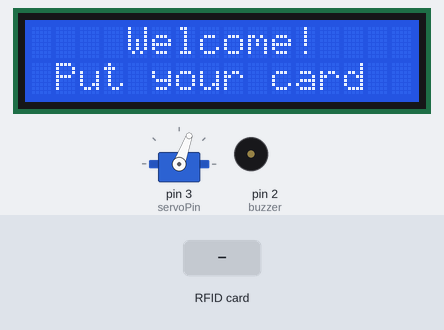
The sketch below on a simulated Arduino Nano, built with avr-gcc and run on an emulated ATmega328P. Parts: 16×2 character LCD, servo, buzzer (waves = sounding, pin HIGH). The test bench sets the inputs (shaded band). Pins used as bus, display or sensor lines are not drawn; what the sketch prints to the serial monitor is not drawn.

Above: at 1.3 s.
1.4 s: RFID card 15 75 FE 28 held to the reader
At 3.6 s:
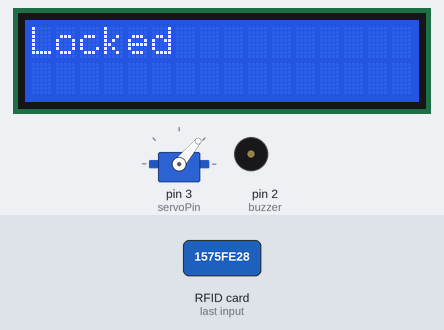
4.1 s: RFID card 5E 7A 19 C4 held to the reader
At 7.0 s:
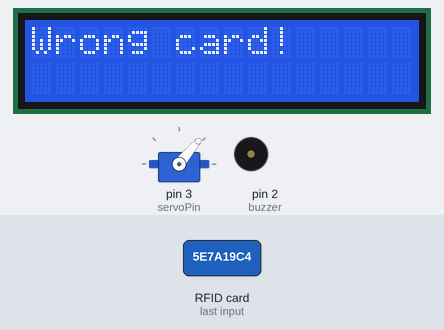
7.1 s: RFID card 15 75 FE 28 held to the reader
At 8.69 s:
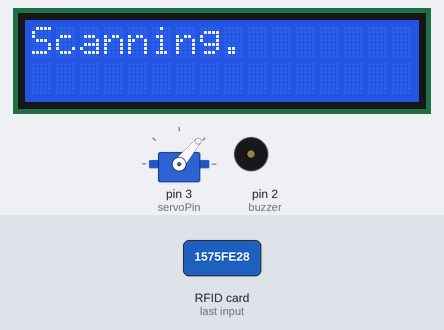
10.1 s: RFID card 5E 7A 19 C4 held to the reader
At 14.4 s:
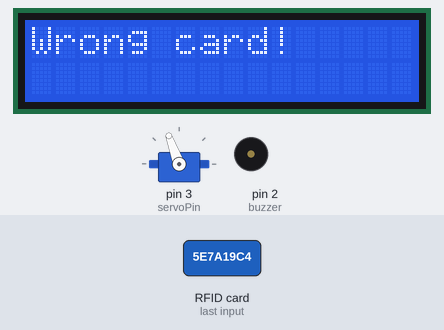
Timing chart, 0 to 15.9 s (numbered marks = the images above; inputs shaded):
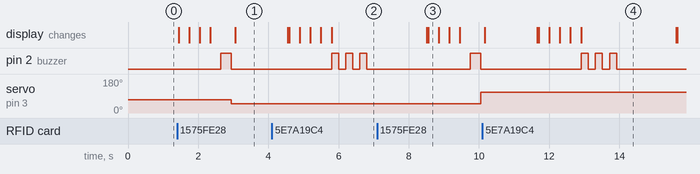

The sketch:

Main_code.ino
```cpp
/*Door lock system with Arduino Nano
   https://srituhobby.com
*/

#include <Servo.h>
#include <LiquidCrystal_I2C.h>
#include <SPI.h>
#include <MFRC522.h>

#define SS_PIN 10
#define RST_PIN 9
#define buzzer 2
#define servoPin 3

String UID = "15 75 FE 28";//Enter your card ID
byte lock = 0;

Servo servo;
LiquidCrystal_I2C lcd(0x27, 16, 2);
MFRC522 rfid(SS_PIN, RST_PIN);


void setup() {
  Serial.begin(9600);
  servo.write(70);
  lcd.init();
  lcd.backlight();
  servo.attach(servoPin);
  SPI.begin();
  rfid.PCD_Init();
  pinMode(buzzer, OUTPUT);
}

void loop() {
  lcd.setCursor(4, 0);
  lcd.print("Welcome!");
  lcd.setCursor(1, 1);
  lcd.print("Put your card");

  if ( ! rfid.PICC_IsNewCardPresent())
    return;
  if ( ! rfid.PICC_ReadCardSerial())
    return;

  lcd.clear();
  lcd.setCursor(0, 0);
  lcd.print("Scanning");
  Serial.print("NUID tag is :");
  String ID = "";
  for (byte i = 0; i < rfid.uid.size; i++) {
    lcd.print(".");
    ID.concat(String(rfid.uid.uidByte[i] < 0x10 ? " 0" : " "));
    ID.concat(String(rfid.uid.uidByte[i], HEX));
    delay(300);
  }
  ID.toUpperCase();

  if (ID.substring(1) == UID && lock == 0 ) {
    digitalWrite(buzzer, HIGH);
    delay(300);
    digitalWrite(buzzer, LOW);
    servo.write(50);
    delay(100);
    lcd.clear();
    lcd.setCursor(0, 0);
    lcd.print("Locked");
    delay(1500);
    lcd.clear();
    lock = 1;
  } else if (ID.substring(1) == UID && lock == 1 ) {
    digitalWrite(buzzer, HIGH);
    delay(300);
    digitalWrite(buzzer, LOW);
    servo.write(110);
    delay(100);
    lcd.clear();
    lcd.setCursor(0, 0);
    lcd.print("Unlocked");
    delay(1500);
    lcd.clear();
    lock = 0;
  } else {
    lcd.clear();
    lcd.setCursor(0, 0);
    lcd.print("Wrong card!");
    digitalWrite(buzzer, HIGH);
    delay(200);
    digitalWrite(buzzer, LOW);
    delay(200);
    digitalWrite(buzzer, HIGH);
    delay(200);
    digitalWrite(buzzer, LOW);
    delay(200);
    digitalWrite(buzzer, HIGH);
    delay(200);
    digitalWrite(buzzer, LOW);
    delay(200);
    delay(1500);
    lcd.clear();
  }
}
```

Measured:
- after the input at 1.4 s, pin 2 (buzzer): LOW → HIGH after 1.2 s, → LOW 0.30 s later; servo on pin 3 (servoPin): 70° → 50° after 1.5 s; the display: first changes at once (image 1 shows a later state)
- after the input at 4.1 s, pin 2 (buzzer): alternates HIGH for 0.20 s and LOW for 0.20 s, starting after 1.7 s; the display: first differs from a run without the input after 0.49 s (image 2 shows a later state)
- after the input at 7.1 s, pin 2 (buzzer): LOW → HIGH after 2.7 s, → LOW 0.30 s later; servo on pin 3 (servoPin): 50° → 110° after 3.0 s; the display: first differs from a run without the input after 1.4 s (image 3)
- after the input at 10.1 s, pin 2 (buzzer): alternates HIGH for 0.20 s and LOW for 0.20 s, 6 changes in all, then stays LOW, starting after 2.8 s
